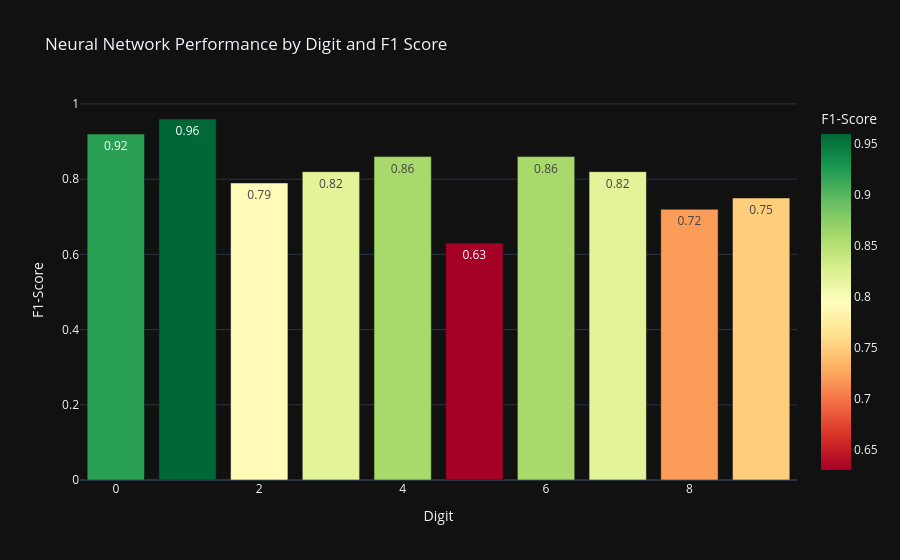

The notebook cell this image was saved under:
### Code cell
f1_scores = 2 * (precision * recall) / (precision + recall + 1e-9)
df_f1 = pd.DataFrame(zip(range(10), f1_scores.round(2)), columns=["Digit", "F1-Score"])

fig = px.bar(
    df_f1,
    x="Digit",
    y="F1-Score",
    title="Neural Network Performance by Digit and F1 Score",
    text="F1-Score",  # Shows the number on top of the bar
    color="F1-Score",  # Colors bars based on performance
    color_continuous_scale="RdYlGn",  # Red-Yellow-Green scale
)

fig.show()

### Figure 1 — Plotly figure (JSON) as saved in the notebook; plotly's stock layout.template omitted (floating-point values rounded to 4 significant figures)
{"data": [{"hovertemplate": "Digit=%{x}<br>F1-Score=%{marker.color}<extra></extra>", "legendgroup": "", "marker": {"color": [0.92, 0.96, 0.79, 0.82, 0.86, 0.63, 0.86, 0.82, 0.72, 0.75], "coloraxis": "coloraxis", "pattern": {"shape": ""}}, "name": "", "orientation": "v", "showlegend": false, "text": [0.92, 0.96, 0.79, 0.82, 0.86, 0.63, 0.86, 0.82, 0.72, 0.75], "textposition": "auto", "type": "bar", "x": [0, 1, 2, 3, 4, 5, 6, 7, 8, 9], "xaxis": "x", "y": [0.92, 0.96, 0.79, 0.82, 0.86, 0.63, 0.86, 0.82, 0.72, 0.75], "yaxis": "y"}], "layout": {"barmode": "relative", "coloraxis": {"colorbar": {"title": {"text": "F1-Score"}}, "colorscale": [[0, "rgb(165,0,38)"], [0.1, "rgb(215,48,39)"], [0.2, "rgb(244,109,67)"], [0.3, "rgb(253,174,97)"], [0.4, "rgb(254,224,139)"], [0.5, "rgb(255,255,191)"], [0.6, "rgb(217,239,139)"], [0.7, "rgb(166,217,106)"], [0.8, "rgb(102,189,99)"], [0.9, "rgb(26,152,80)"], [1, "rgb(0,104,55)"]]}, "legend": {"tracegroupgap": 0}, "title": {"text": "Neural Network Performance by Digit and F1 Score"}, "xaxis": {"anchor": "y", "domain": [0, 1], "title": {"text": "Digit"}}, "yaxis": {"anchor": "x", "domain": [0, 1], "title": {"text": "F1-Score"}}}}
